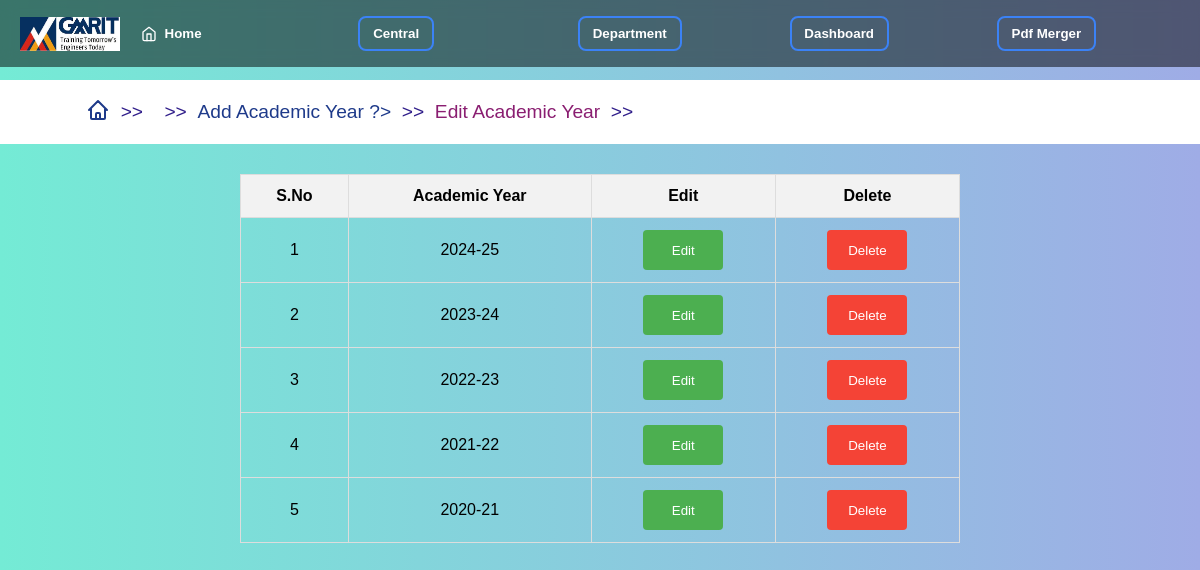
Screenshot of /HOD/edit_acd_year.php with the database file from the repository.
### tables this page shows
CREATE TABLE `academic_year` (
  `year` varchar(40) NOT NULL
);

### HOD/edit_acd_year.php (the view, shortened to what this page needs)
<?php
include '../includes/connection.php';
include "./header_hod.php";
$event = isset($_GET['event']) ? htmlspecialchars($_GET['event']) : '';
$designation = isset($_GET['designation']) ? htmlspecialchars($_GET['designation']) : '';
$result = $conn->query("SELECT * FROM academic_year ORDER BY year DESC");
?>
<!DOCTYPE html>
<html>
<head>
</head>
<body>
<nav class="navbar">
        <div class="nav-container">
            <div class="nav-items">
                <a href="../index.php" class="home-icon">
                    <svg width="24" height="24" fill="none" stroke="currentColor" viewBox="0 0 24 24">
                        <path stroke-linecap="round" stroke-linejoin="round" stroke-width="2" d="M3 12l2-2m0 0l7-7 7 7M5 10v10a1 1 0 001 1h3m10-11l2 2m-2-2v10a1 1 0 01-1 1h-3m-6 0a1 1 0 001-1v-4a1 1 0 011-1h2a1 1 0 011 1v4a1 1 0 001 1m-6 0h6" />
                    </svg>
                </a>
                <span class="sid">&nbsp;  >> &nbsp; </span>
                <span class="sid">&nbsp;  >> &nbsp; </span><span class="main"> <a href="Add_academic_year.php?designation=<?php echo urlencode($designation); ?>&event=<?php echo urlencode($event); ?>" class="home-icon">Add Academic Year ?>  </a></span>
                <span class="sid">&nbsp;  >> &nbsp; </span><span class="main"> <a href="#" class="main-a">Edit Academic Year  </a></span>
                <span class="sid">&nbsp;  >> &nbsp; </span>
            </div>
        </div>
    </nav>
<table>
    <tr>
        <th>S.No</th>
        <th>Academic Year</th>
        <th>Edit</th>
        <th>Delete</th>
    </tr>
    <?php
    $sno = 1;
    if ($result->num_rows > 0) {
        while ($row = $result->fetch_assoc()) {
            echo "<tr>";
            echo "<td>" . $sno++ . "</td>";
            echo "<td>" . htmlspecialchars($row['year']) . "</td>";
            echo "<td><button class='btn11 edit-btn11' onclick='showEditPopup(\"" . htmlspecialchars($row['year']) . "\")'>Edit</button></td>";
            echo "<td><button class='btn11 delete-btn11' onclick='confirmDelete(\"" . htmlspecialchars($row['year']) . "\")'>Delete</button></td>";
            echo "</tr>";
        }
    } else {
        echo "<tr><td colspan='4'>No academic years found.</td></tr>";
    }
    ?>
</table>
</body>
</html>

### assets/css/header.css (style rules this page uses)
a { text-decoration: none; }
nav { display: flex; align-items: center; gap: 1rem; }

### HOD/header_hod.php (style rules this page uses)
nav { display: flex; align-items: center; gap: 0.5rem; }

### HOD/edit_acd_year.php (style rules this page uses)
body, html { margin: 0; padding: 0; height: 100%; font-family: 'Poppins', sans-serif; background: linear-gradient(to right, #74ebd5, #9face6); }
body { display: flex; flex-direction: column; }
table { width: 60%; margin: 30px auto; border-collapse: collapse; }
th, td { padding: 12px; border: 1px solid #ddd; text-align: center; }
th { background-color: #f2f2f2; }
.btn11 { height: 40px; width:80px; padding: 5px 10px; border: none; border-radius: 4px; cursor: pointer; color: white; }
.edit-btn11 { background-color: #4CAF50; }
.delete-btn11 { background-color: #f44336; }
.navbar { font-size: larger; }
.nav-container { margin-top: 80px; background-color: white; width:150vw; padding: 0 1rem; }
.nav-items { margin-left: 70px; display: flex; align-items: center; height: 4rem; }
.sid { color: rgb(48, 30, 138); font-weight: 500; }
.main-a { color: rgb(138, 30, 113); font-weight: 500; }
.home-icon { color: rgb(30, 58, 138); transition: color 0.2s; }

### rows the page displays
academic_year: year "2024-25"
academic_year: year "2023-24"
academic_year: year "2022-23"
academic_year: year "2021-22"
academic_year: year "2020-21"
